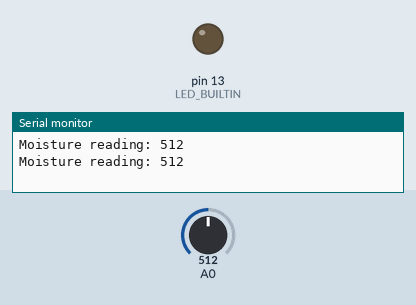
Recording of a sketch running on a simulated Arduino Uno, built with avr-gcc and run on an emulated ATmega328P. Shown: output pins drawn as LEDs (lit = HIGH), the last lines printed to the serial monitor. The inputs (shaded band) are chosen by the test bench; at power-on: A0 = 512.

Above: at 2.8 s.
2.9 s: A0 set to 313
7.2 s: A0 set to 285
At 10.5 s:
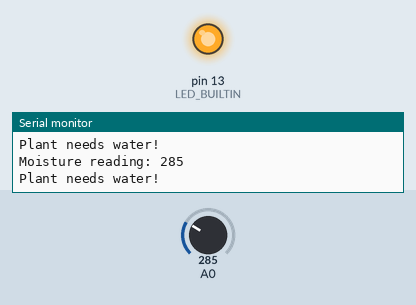
11.5 s: A0 set to 306
At 14.7 s:
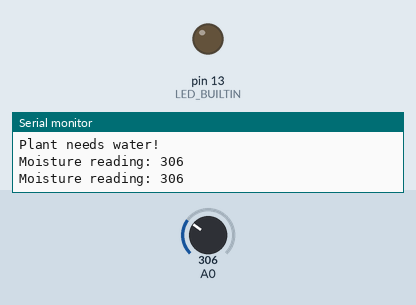
15.5 s: A0 set to 290
At 19.0 s:
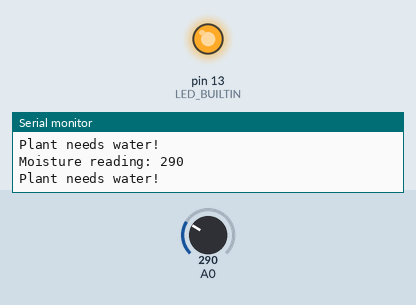
Timing chart, 0 to 20.5 s (numbered marks = the images above; inputs shaded):
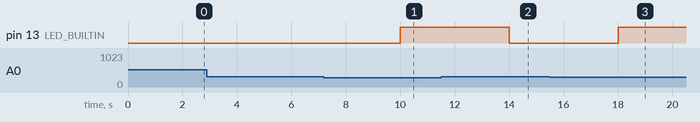

The sketch:

M1.T1P.SenseThinkAct.ino
```cpp
  /*
  # Date       : 26.07.2021
  # Version    : 1.0
  # Details    :
  # Measure moisture in potplant soil
  # Trigger warning LED when soil is too dry
  # 0  ~300     dry soil
  # 300~700     humid soil
  # 700~950     in water
  */


uint8_t ledState = LOW;

void setup() {
  // initialize digital pin LED_BUILTIN as an output
  pinMode(LED_BUILTIN, OUTPUT);
  // open serial port
  Serial.begin(9600);
}

void loop() {

  int reading;
  reading = analogRead(0);
  Serial.print("Moisture reading: ");
  Serial.println(reading); //print the input value to serial port

  digitalWrite(LED_BUILTIN, ledState); //update LED

  if(reading <= 300) //300 or less indicates dry soil
  {
    ledState = HIGH; //turn on warning LED
    Serial.print("Plant needs water!");
    Serial.println("");
  }
  else {
    ledState = LOW; //turn off LED if plant isn't dry
  }


  delay(2000); //delay 2 sec

}
```

Measured:
- the behaviour switches between 301 and 300 on A0 (found by bisection; images 0 and 1)
- after the input at 7.2 s, pin 13 (LED_BUILTIN): LOW → HIGH after 2.8 s
- after the input at 11.5 s, pin 13 (LED_BUILTIN): HIGH → LOW after 2.5 s
- after the input at 15.5 s, pin 13 (LED_BUILTIN): LOW → HIGH after 2.5 s
